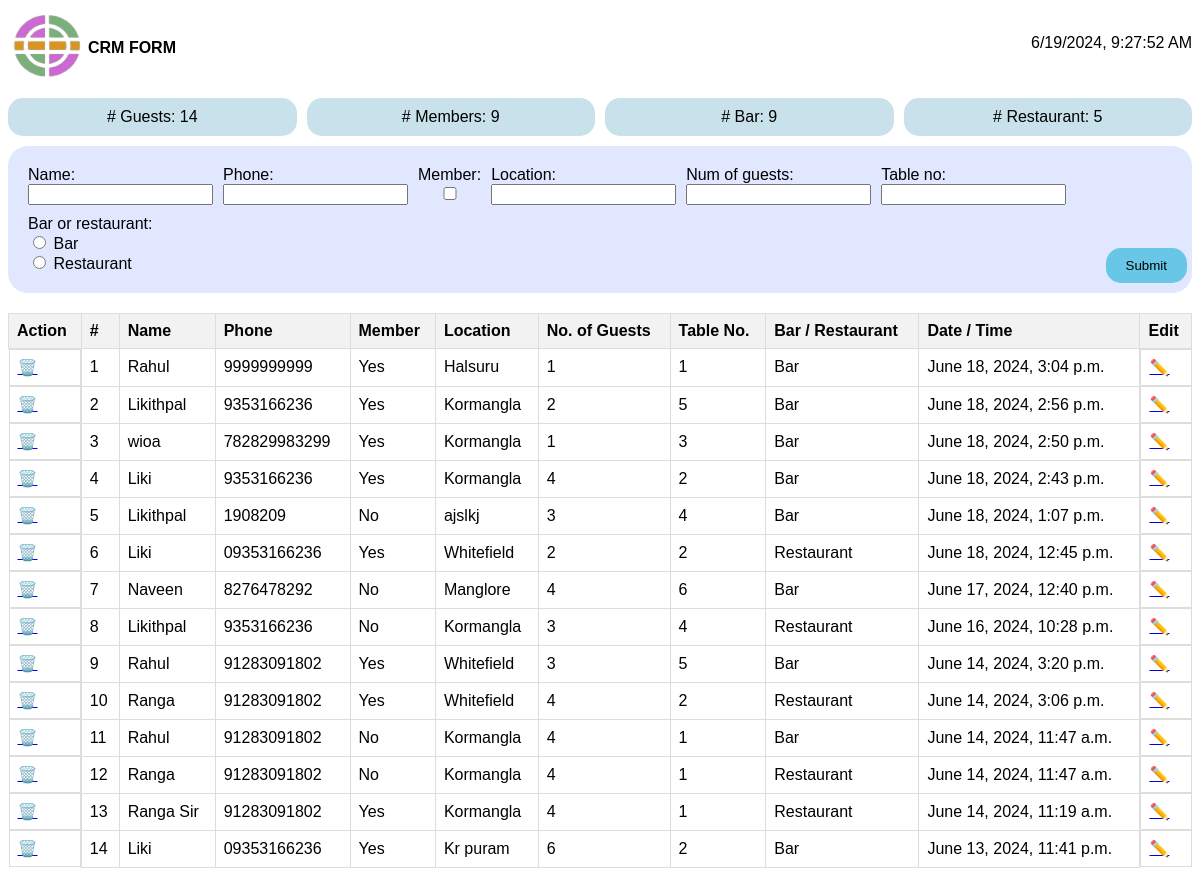
The page / on the database its author committed.
### crm/models.py (models this page shows, shortened)
class Guest(models.Model):
    name = models.CharField(max_length=100)
    phone = models.CharField(max_length=15)
    member = models.BooleanField(default=False)
    location = models.CharField(max_length=100)
    num_of_guests = models.IntegerField()
    table_no = models.CharField(max_length=10)
    bar_or_restaurant = models.CharField(max_length=15)
    date_time = models.DateTimeField(auto_now_add=True)
    is_deleted = models.BooleanField(default=False)
    deleted_at = models.DateTimeField(null=True, blank=True)

### crm/views.py (the view)
# urls.py: path('', views.index, name='index'),
def index(request):
    guests = Guest.objects.order_by('-date_time').all()
    total_guests = guests.count()
    total_members = guests.filter(member=True).count()
    total_bar = guests.filter(bar_or_restaurant='Bar').count()
    total_restaurant = guests.filter(bar_or_restaurant='Restaurant').count()
    if request.method == 'POST':
        form = GuestForm(request.POST)
        if form.is_valid():
            form.save()
            return redirect('index')
    else:
        form = GuestForm()
    context = {
        'form': form,
        'guests': guests,
        'total_guests': total_guests,
        'total_members': total_members,
        'total_bar': total_bar,
        'total_restaurant': total_restaurant
    }
    return render(request, 'crm/index.html', context)

### crm/forms.py (shortened to what this page needs)
class GuestForm(forms.ModelForm):
    class Meta:
        model = Guest
        fields = '__all__'
        widgets = {
            'bar_or_restaurant': forms.RadioSelect(choices=[('Bar', 'Bar'), ('Restaurant', 'Restaurant')]),
        }

### crm/templates/crm/index.html (shortened to what this page needs)
<!DOCTYPE html>
<html>
<head>
</head>
<body onload="updateDateTime()">
    {% load static %}
    <div class="header">
        <img src="{% static 'images/logo.png' %}" alt="Logo" class="logo">
        <h4>CRM FORM</h4>
        <div class="date-time">
            <span id="currentDateTime"></span>
        </div>
    </div>
    <div class="stats">
        <div># Guests: {{ total_guests }}</div>
        <div># Members: {{ total_members }}</div>
        <div># Bar: {{ total_bar }}</div>
        <div># Restaurant: {{ total_restaurant }}</div>
    </div>
    <div class="form-container">
        <form method="post">
            <div>
                {{ form.name.label_tag }} {{ form.name }}
            </div>
            <div>
                {{ form.phone.label_tag }} {{ form.phone }}
            </div>
            <div>
                {{ form.member.label_tag }} {{ form.member }}
            </div>
            <div>
                {{ form.location.label_tag }} {{ form.location }}
            </div>
            <div>
                {{ form.num_of_guests.label_tag }} {{ form.num_of_guests }}
            </div>
            <div>
                {{ form.table_no.label_tag }} {{ form.table_no }}
            </div>
            <div>
                {{ form.bar_or_restaurant.label_tag }} {{ form.bar_or_restaurant }}
            </div>
            <div class="submit-button-container">
                <button type="submit" class="submit-button">Submit</button>
            </div>
        </form>
    </div>
    <table>
        <thead>
            <tr>
                <th>Action</th>
                <th>#</th>
                <th>Name</th>
                <th>Phone</th>
                <th>Member</th>
                <th>Location</th>
                <th>No. of Guests</th>
                <th>Table No.</th>
                <th>Bar / Restaurant</th>
                <th>Date / Time</th>
                <th>Edit</th>
            </tr>
        </thead>
        <tbody>
            {% for guest in guests %}
                <tr class="{% if guest.is_deleted %}deleted{% endif %}">
                    <td class="actions">
                        {% if guest.is_deleted %}
                            <a href="{% url 'revert_guest' guest.id %}">↩️ Revert</a>
                        {% else %}
                            <a href="{% url 'delete_guest' guest.id %}">🗑️</a>
                        {% endif %}
                    </td>
                    <td>{{ forloop.counter }}</td>
                    <td>{{ guest.name }}</td>
                    <td>{{ guest.phone }}</td>
                    <td>{{ guest.member|yesno:"Yes,No" }}</td>
                    <td>{{ guest.location }}</td>
                    <td>{{ guest.num_of_guests }}</td>
                    <td>{{ guest.table_no }}</td>
                    <td>{{ guest.bar_or_restaurant }}</td>
                    <td>{{ guest.date_time }}</td>
                    <td class="actions">
                        {% if not guest.is_deleted %}
                            <a href="{% url 'edit_guest' guest.id %}">✏️</a>
                        {% endif %}
                    </td>
                </tr>
            {% endfor %}
        </tbody>
    </table>
</body>
</html>

### crm/templates/crm/index.html (style rules this page uses)
body { font-family: Arial, sans-serif; }
.date-time { text-align: right; margin-bottom: 10px; }
.stats { display: flex; justify-content: space-around; align-items: center; margin-bottom: 10px; }
.stats div { background: #c9e1eb; color: rgb(0, 0, 0); padding: 10px; border-radius: 15px; flex: 1; text-align: center; }
.stats div:not(:last-child) { margin-right: 10px; }
.form-container { background: #E0E7FF; padding: 20px; border-radius: 20px; margin-bottom: 20px; position: relative; }
.form-container form { display: flex; flex-wrap: wrap; gap: 10px; }
.form-container form div { display: flex; flex-direction: column; }
table { width: 100%; border-collapse: collapse; }
th, td { border: 1px solid #ddd; padding: 8px; text-align: left; }
th { background-color: #f2f2f2; }
.actions { display: flex; gap: 10px; }
.logo { width: 80px; height: 80px; }
.header { display: flex; justify-content: space-between; align-items: center; margin-bottom: 10px; }
.header .date-time { flex-grow: 1; text-align: right; }
.submit-button-container { position: absolute; bottom: 10px; right: 5px; }
.submit-button { background-color: #68c6e6; color: black; border: none; padding: 10px 20px; border-radius: 15px; cursor: pointer; }

### rows shown on the page
Guest: name "Rahul", phone "9999999999", member "Yes", location "Halsuru", num_of_guests "1", table_no "1", bar_or_restaurant "Bar", date_time "June 18, 2024, 3:04 p.m."
Guest: name "Likithpal", phone "9353166236", member "Yes", location "Kormangla", num_of_guests "2", table_no "5", bar_or_restaurant "Bar", date_time "June 18, 2024, 2:56 p.m."
Guest: name "wioa", phone "782829983299", member "Yes", location "Kormangla", num_of_guests "1", table_no "3", bar_or_restaurant "Bar", date_time "June 18, 2024, 2:50 p.m."
Guest: name "Liki", phone "9353166236", member "Yes", location "Kormangla", num_of_guests "4", table_no "2", bar_or_restaurant "Bar", date_time "June 18, 2024, 2:43 p.m."
Guest: name "Likithpal", phone "1908209", member "No", location "ajslkj", num_of_guests "3", table_no "4", bar_or_restaurant "Bar", date_time "June 18, 2024, 1:07 p.m."
Guest: name "Liki", phone "09353166236", member "Yes", location "Whitefield", num_of_guests "2", table_no "2", bar_or_restaurant "Restaurant", date_time "June 18, 2024, 12:45 p.m."
Guest: name "Naveen", phone "8276478292", member "No", location "Manglore", num_of_guests "4", table_no "6", bar_or_restaurant "Bar", date_time "June 17, 2024, 12:40 p.m."
Guest: name "Likithpal", phone "9353166236", member "No", location "Kormangla", num_of_guests "3", table_no "4", bar_or_restaurant "Restaurant", date_time "June 16, 2024, 10:28 p.m."
Guest: name "Rahul", phone "91283091802", member "Yes", location "Whitefield", num_of_guests "3", table_no "5", bar_or_restaurant "Bar", date_time "June 14, 2024, 3:20 p.m."
Guest: name "Ranga", phone "91283091802", member "Yes", location "Whitefield", num_of_guests "4", table_no "2", bar_or_restaurant "Restaurant", date_time "June 14, 2024, 3:06 p.m."
Guest: name "Rahul", phone "91283091802", member "No", location "Kormangla", num_of_guests "4", table_no "1", bar_or_restaurant "Bar", date_time "June 14, 2024, 11:47 a.m."
Guest: name "Ranga", phone "91283091802", member "No", location "Kormangla", num_of_guests "4", table_no "1", bar_or_restaurant "Restaurant", date_time "June 14, 2024, 11:47 a.m."
Guest: name "Ranga Sir", phone "91283091802", member "Yes", location "Kormangla", num_of_guests "4", table_no "1", bar_or_restaurant "Restaurant", date_time "June 14, 2024, 11:19 a.m."
Guest: name "Liki", phone "09353166236", member "Yes", location "Kr puram", num_of_guests "6", table_no "2", bar_or_restaurant "Bar", date_time "June 13, 2024, 11:41 p.m."

### other values the page prints
{{ total_guests }} "14"
{{ total_members }} "9"
{{ total_bar }} "9"
{{ total_restaurant }} "5"
